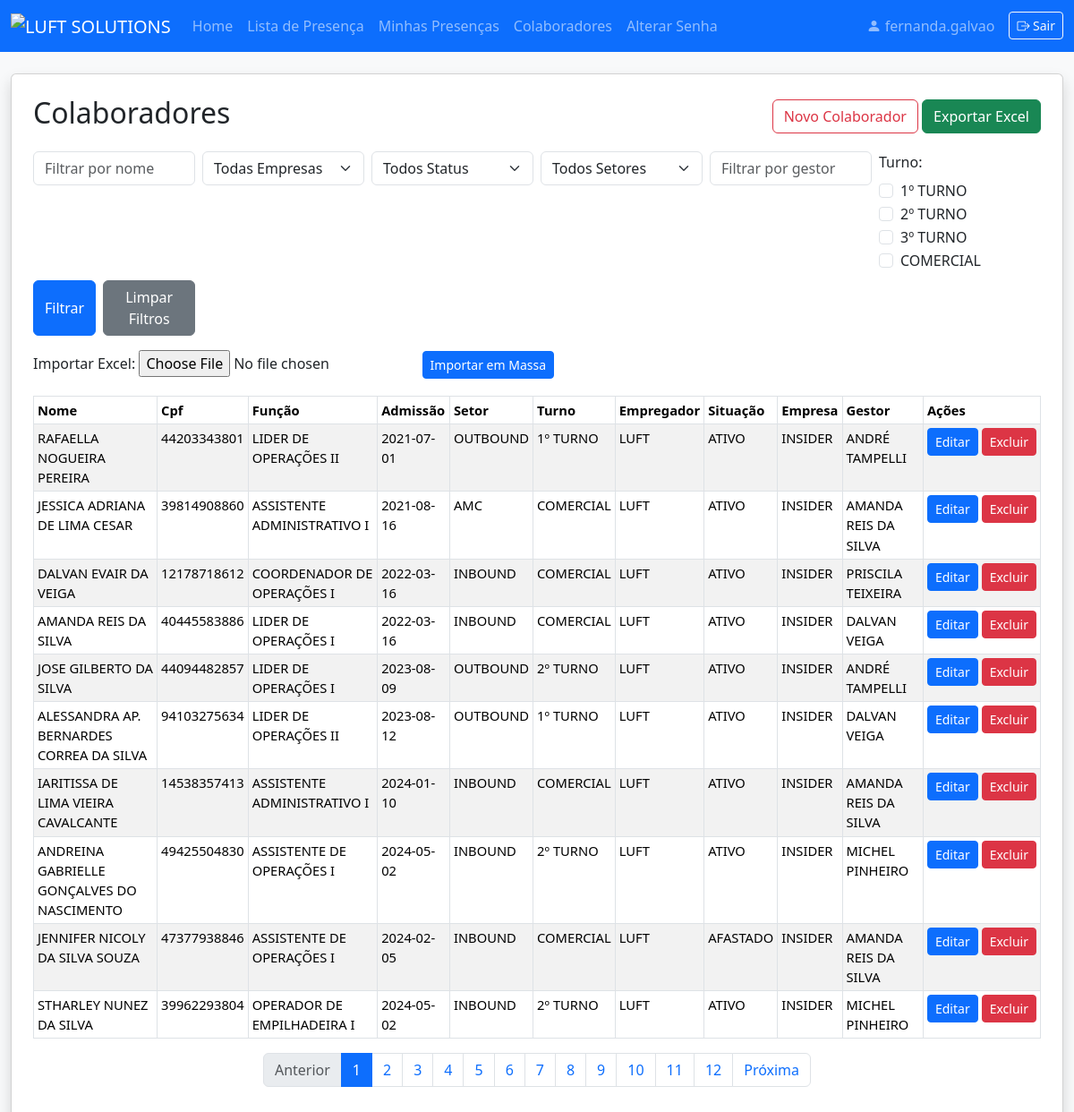
The app's page /colaboradores (signed in) with its own data.
### models.py (models this page shows)
class User(db.Model):
    id = db.Column(db.Integer, primary_key=True)
    nome_completo = db.Column(db.String(150), nullable=False)
    username = db.Column(db.String(80), unique=True, nullable=False)
    password = db.Column(db.String(200), nullable=False)
    role = db.Column(db.String(20), nullable=False, default='lider')
    empresa_id = db.Column(db.Integer, db.ForeignKey('empresa.id'))
    setor_id = db.Column(db.Integer, db.ForeignKey('setor.id'))
    empresas = db.relationship('Empresa', secondary=user_empresas, backref='usuarios')
    empresa = db.relationship('Empresa')
    setor = db.relationship('Setor')
    precisa_trocar_senha = db.Column(db.Boolean, default=True)

class Colaborador(db.Model):
    id = db.Column(db.Integer, primary_key=True)
    nome = db.Column(db.String(150), nullable=False)
    cpf = db.Column(db.String(14), unique=True, nullable=False)
    funcao = db.Column(db.String(100))
    admissao = db.Column(db.String(30), nullable=False)
    setor_id = db.Column(db.Integer, db.ForeignKey('setor.id'))
    empresa_id = db.Column(db.Integer, db.ForeignKey('empresa.id'))
    turno = db.Column(db.String(30))
    empregador = db.Column(db.String(150))
    situacao = db.Column(db.String(50))
    gestor = db.Column(db.String(150))
    setor = db.relationship('Setor')
    empresa = db.relationship('Empresa')

class Setor(db.Model):
    id = db.Column(db.Integer, primary_key=True)
    nome = db.Column(db.String(100), unique=True, nullable=False)

class Empresa(db.Model):
    id = db.Column(db.Integer, primary_key=True)
    nome = db.Column(db.String(100), unique=True, nullable=False)

### app.py (the view)
@app.route('/colaboradores', methods=['GET'])
@login_required
def colaboradores():
    if not has_permission(g.user, 'can_access_colaboradores'):
        flash('Sem acesso. Entre em contato: analiseoperacional.extrema@luftsolutions.com.br')
        return redirect(url_for('index'))
    turnos = ['1º TURNO', '2º TURNO', 'COMERCIAL', '3º TURNO']
    status_list = ['ATIVO', 'INATIVO']
    filtro_nome = request.args.get('filtro_nome', '')
    filtro_empresa = request.args.get('filtro_empresa', '')
    filtro_status = request.args.get('filtro_status', '')
    filtro_setor = request.args.get('filtro_setor', '')
    filtro_gestor = request.args.get('filtro_gestor', '')
    filtro_turno = request.args.getlist('filtro_turno')
    query = Colaborador.query
    if filtro_nome:
        query = query.filter(Colaborador.nome.ilike(f'%{filtro_nome}%'))
    if filtro_empresa:
        query = query.filter(Colaborador.empresa_id == int(filtro_empresa))
    if filtro_status:
        query = query.filter(Colaborador.situacao.ilike(f'%{filtro_status}%'))
    if filtro_setor:
        query = query.filter(Colaborador.setor_id == int(filtro_setor))
    if filtro_gestor:
        query = query.filter(Colaborador.gestor.ilike(f'%{filtro_gestor}%'))
    if filtro_turno:
        query = query.filter(Colaborador.turno.in_(filtro_turno))
    colaboradores = query.all()
    empresas = Empresa.query.order_by(Empresa.nome).all()
    setores = Setor.query.order_by(Setor.nome).all()
    gestores = [g[0] for g in db.session.query(Colaborador.gestor).filter(Colaborador.gestor != None).distinct().order_by(Colaborador.gestor).all()]
    return render_template(
        'colaboradores.html',
        user=g.user,
        colaboradores=colaboradores,
        empresas=empresas,
        setores=setores,
        filtro_nome=filtro_nome,
        filtro_empresa=filtro_empresa,
        filtro_status=filtro_status,
        filtro_setor=filtro_setor,
        filtro_gestor=filtro_gestor,
        filtro_turno=filtro_turno,
        status_list=status_list,
        gestores=gestores
    )

### app.py (called while the page is built)
@app.after_request
def add_no_cache_headers(response):
    response.headers['Cache-Control'] = 'no-store, no-cache, must-revalidate, private'
    response.headers['Pragma'] = 'no-cache'
    response.headers['Expires'] = '0'
    return response

@app.before_request
def load_logged_in_user():
    user_id = session.get('user_id')
    g.user = None
    if user_id is not None:
        g.user = User.query.get(user_id)
    public_routes = ['login', 'static', 'home']
    if not g.user and request.endpoint not in public_routes:
        flash('Faça login para acessar esta página.')
        return redirect(url_for('login', next=request.url))

def login_required(f):
    @wraps(f)
    def decorated_function(*args, **kwargs):
        if g.user is None:
            flash('Faça login para acessar esta página.')
            return redirect(url_for('login', next=request.url))
        return f(*args, **kwargs)
    return decorated_function

def has_permission(user, perm_field):
    if not user:
        return False
    if user.username == MASTER_USER:
        return True
    perm = Permission.query.filter_by(role=user.role).first()
    return getattr(perm, perm_field, False) if perm else False

### templates/colaboradores.html (shortened to what this page needs)
<!DOCTYPE html>
<html lang="pt-br">
<head>
    <link href="https://cdn.jsdelivr.net/npm/bootstrap@5.3.3/dist/css/bootstrap.min.css" rel="stylesheet">
    <link rel="stylesheet" href="https://cdn.jsdelivr.net/npm/bootstrap-icons@1.11.3/font/bootstrap-icons.min.css">
</head>
<body class="bg-light">
    {% extends "navbar.html" %}
    {% block content %}
    {% set filtro_turno = request.args.getlist('filtro_turno') %}
    <div class="card shadow p-4 mb-4">
        <div class="d-flex justify-content-between align-items-center mb-3">
            <h2>Colaboradores</h2>
            <div>
                <button class="btn btn-outline-danger" data-bs-toggle="modal" data-bs-target="#modalColaborador">Novo Colaborador</button>
            <a href="{{ url_for('export_colaboradores',
                filtro_nome=filtro_nome,
                filtro_empresa=filtro_empresa,
                filtro_status=filtro_status,
                filtro_setor=filtro_setor,
                filtro_gestor=filtro_gestor
            ) }}{% for t in filtro_turno %}&filtro_turno={{ t }}{% endfor %}" class="btn btn-success">Exportar Excel</a>
            </div>
        </div>
        <form class="row g-2 mb-3" method="get" autocomplete="off">
            <div class="col-md-2">
                <input type="text" name="filtro_nome" class="form-control" placeholder="Filtrar por nome" value="{{ filtro_nome }}" autocomplete="off">
            </div>
            <div class="col-md-2">
                <select name="filtro_empresa" class="form-select">
                    <option value="">Todas Empresas</option>
                </select>
            </div>
            <div class="col-md-2">
                <select name="filtro_status" class="form-select">
                    <option value="">Todos Status</option>
                </select>
            </div>
            <div class="col-md-2">
                <select name="filtro_setor" class="form-select">
                    <option value="">Todos Setores</option>
                </select>
            </div>
            <div class="col-md-2">
                <input type="text" name="filtro_gestor" class="form-control" placeholder="Filtrar por gestor" value="{{ filtro_gestor }}" list="gestoresList" autocomplete="off">
            </div>
            <div class="col-md-2">
                <label class="form-label d-block">Turno:</label>
                {% set turnos_list = ['1º TURNO', '2º TURNO', '3º TURNO', 'COMERCIAL'] %}
                {% for turno in turnos_list %}
                    <div class="form-check form-check-inline">
                        <input class="form-check-input" type="checkbox" name="filtro_turno" value="{{ turno }}"
                            id="turno_{{ loop.index }}"
                            {% if filtro_turno and turno in filtro_turno %}checked{% endif %}>
                        <label class="form-check-label" for="turno_{{ loop.index }}">{{ turno }}</label>
                    </div>
                {% endfor %}
            </div>
            <div class="col-md-2 d-flex gap-2">
                <button class="btn btn-primary" type="submit">Filtrar</button>
                <a href="{{ url_for('colaboradores') }}" class="btn btn-secondary">Limpar Filtros</a>
            </div>
        </form>
        <form method="POST" action="{{ url_for('upload_colaboradores') }}" enctype="multipart/form-data" class="mb-3">
            <label class="form-label">Importar Excel:</label>
            <input type="file" name="file" accept=".xlsx,.xls" required>
            <button type="submit" class="btn btn-primary btn-sm">Importar em Massa</button>
        </form>
        <div class="table-responsive">
            <table class="table table-striped table-bordered table-sm" id="tabelaColaboradores" style="font-size: 0.92rem;">
                <thead>
                    <tr>
                        <th>Nome</th>
                        <th>Cpf</th>
                        <th>Função</th>
                        <th>Admissão</th>
                        <th>Setor</th>
                        <th>Turno</th>
                        <th>Empregador</th>
                        <th>Situação</th>
                        <th>Empresa</th>
                        <th>Gestor</th>
                        <th>Ações</th>
                    </tr>
                </thead>
                <tbody>
                    {% for c in colaboradores %}
                    <tr>
                        <td>{{ c.nome }}</td>
                        <td>{{ c.cpf }}</td>
                        <td>{{ c.funcao }}</td>
                        <td>{{ c.admissao }}</td>
                        <td>{{ c.setor.nome if c.setor else '' }}</td>
                        <td>{{ c.turno }}</td>
                        <td>{{ c.empregador }}</td>
                        <td>{{ c.situacao }}</td>
                        <td>{{ c.empresa.nome if c.empresa else '' }}</td>
                        <td>{{ c.gestor }}</td>
                        <td>
                            <div class="d-flex gap-1">
                                <a href="{{ url_for('edit_colaborador', colaborador_id=c.id) }}" class="btn btn-sm btn-primary px-2 py-1">Editar</a>
                                <a href="{{ url_for('delete_colaborador', colaborador_id=c.id) }}" class="btn btn-sm btn-danger px-2 py-1" onclick="return confirm('Tem certeza que deseja excluir?')">Excluir</a>
                            </div>
                        </td>
                    </tr>
                    {% endfor %}
                </tbody>
            </table>
        </div>
        <nav>
          <ul class="pagination justify-content-center" id="paginationColaboradores"></ul>
        </nav>
    </div>
    {% endblock %}

### templates/navbar.html (shortened to what this page needs)
<!DOCTYPE html>
<html lang="pt-br">
<head>
  <link href="https://cdn.jsdelivr.net/npm/bootstrap@5.3.3/dist/css/bootstrap.min.css" rel="stylesheet">
  <link rel="stylesheet" href="https://cdn.jsdelivr.net/npm/bootstrap-icons@1.11.3/font/bootstrap-icons.min.css">
</head>
<body class="bg-light">
  <nav class="navbar navbar-expand-lg navbar-dark bg-primary">
    <div class="container-fluid">
      <a class="navbar-brand" href="#">
        <img src="https://i.postimg.cc/hPGVrc5f/LUFT-SOLUTIONS.webp" alt="LUFT SOLUTIONS" style="height:48px;">
      </a>
      <div class="collapse navbar-collapse" id="mainNavbar">
        <ul class="navbar-nav me-auto mb-2 mb-lg-0">
          {% if user and has_permission(user, 'can_access_index') %}
          <li class="nav-item">
            <a class="nav-link" href="{{ url_for('index') }}">Home</a>
          </li>
          {% endif %}
          {% if user and has_permission(user, 'can_access_lista_presenca') %}
          <li class="nav-item">
            <a class="nav-link" href="{{ url_for('lista_presenca') }}">Lista de Presença</a>
          </li>
          <li class="nav-item">
            <a class="nav-link" href="{{ url_for('minhas_presencas') }}">Minhas Presenças</a>
          </li>
          {% endif %}
          {% if user and has_permission(user, 'can_access_colaboradores') %}
          <li class="nav-item">
            <a class="nav-link" href="{{ url_for('colaboradores') }}">Colaboradores</a>
          </li>
          {% endif %}
          {% if user %}
          <li class="nav-item">
              <a class="nav-link" href="{{ url_for('alterar_senha') }}">Alterar Senha</a>
          </li>
          {% endif %}
        </ul>
        {% if user %}
        <div class="d-flex align-items-center">
          <span class="navbar-text me-3">
            <i class="bi bi-person-fill"></i> {{ user.username }}
          </span>
          <a href="{{ url_for('logout') }}" class="btn btn-outline-light btn-sm" title="Sair">
            <i class="bi bi-box-arrow-right"></i> Sair
          </a>
        </div>
        {% endif %}
      </div>
    </div>
  </nav>
  <div class="container-fluid" style="padding-top: 24px;">
    {% block content %}{% endblock %}
  </div>
</body>
</html>

### records on screen
User: username "fernanda.galvao"
Colaborador: nome "RAFAELLA NOGUEIRA PEREIRA", cpf "44203343801", funcao "LIDER DE OPERAÇÕES II", admissao "2021-07-01", setor "OUTBOUND", turno "1º TURNO", empregador "LUFT", situacao "ATIVO", empresa "INSIDER", gestor "ANDRÉ TAMPELLI"
Colaborador: nome "JESSICA ADRIANA DE LIMA CESAR", cpf "39814908860", funcao "ASSISTENTE ADMINISTRATIVO I", admissao "2021-08-16", setor "AMC", turno "COMERCIAL", empregador "LUFT", situacao "ATIVO", empresa "INSIDER", gestor "AMANDA REIS DA SILVA"
Colaborador: nome "DALVAN EVAIR DA VEIGA", cpf "12178718612", funcao "COORDENADOR DE OPERAÇÕES I", admissao "2022-03-16", setor "INBOUND", turno "COMERCIAL", empregador "LUFT", situacao "ATIVO", empresa "INSIDER", gestor "PRISCILA TEIXEIRA"
Colaborador: nome "AMANDA REIS DA SILVA", cpf "40445583886", funcao "LIDER DE OPERAÇÕES I", admissao "2022-03-16", setor "INBOUND", turno "COMERCIAL", empregador "LUFT", situacao "ATIVO", empresa "INSIDER", gestor "DALVAN VEIGA"
Colaborador: nome "JOSE GILBERTO DA SILVA", cpf "44094482857", funcao "LIDER DE OPERAÇÕES I", admissao "2023-08-09", setor "OUTBOUND", turno "2º TURNO", empregador "LUFT", situacao "ATIVO", empresa "INSIDER", gestor "ANDRÉ TAMPELLI"
Colaborador: nome "ALESSANDRA AP. BERNARDES CORREA DA SILVA", cpf "94103275634", funcao "LIDER DE OPERAÇÕES II", admissao "2023-08-12", setor "OUTBOUND", turno "1º TURNO", empregador "LUFT", situacao "ATIVO", empresa "INSIDER", gestor "DALVAN VEIGA"
Colaborador: nome "IARITISSA DE LIMA VIEIRA CAVALCANTE", cpf "14538357413", funcao "ASSISTENTE ADMINISTRATIVO I", admissao "2024-01-10", setor "INBOUND", turno "COMERCIAL", empregador "LUFT", situacao "ATIVO", empresa "INSIDER", gestor "AMANDA REIS DA SILVA"
Colaborador: nome "ANDREINA GABRIELLE GONÇALVES DO NASCIMENTO", cpf "49425504830", funcao "ASSISTENTE DE OPERAÇÕES I", admissao "2024-05-02", setor "INBOUND", turno "2º TURNO", empregador "LUFT", situacao "ATIVO", empresa "INSIDER", gestor "MICHEL PINHEIRO"
Colaborador: nome "JENNIFER NICOLY DA SILVA SOUZA", cpf "47377938846", funcao "ASSISTENTE DE OPERAÇÕES I", admissao "2024-02-05", setor "INBOUND", turno "COMERCIAL", empregador "LUFT", situacao "AFASTADO", empresa "INSIDER", gestor "AMANDA REIS DA SILVA"
Colaborador: nome "STHARLEY NUNEZ DA SILVA", cpf "39962293804", funcao "OPERADOR DE EMPILHADEIRA I", admissao "2024-05-02", setor "INBOUND", turno "2º TURNO", empregador "LUFT", situacao "ATIVO", empresa "INSIDER", gestor "MICHEL PINHEIRO"

### other values on screen
{{ turno }} "1º TURNO" "2º TURNO" "3º TURNO" "COMERCIAL"
